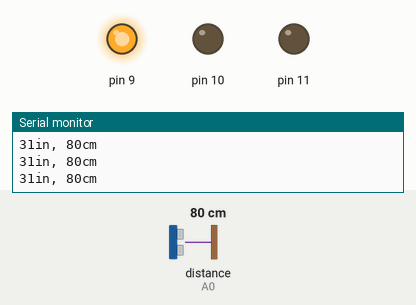
Bench run of a sketch on a simulated Arduino Uno, built with avr-gcc and run on an emulated ATmega328P. On the bench: output pins drawn as LEDs (lit = HIGH), the last lines printed to the serial monitor. Wiring (inferred from the names in the program): ultrasonic range finder: trigger A1; echo A0. The inputs (shaded band) are chosen by the test bench; at power-on: distance to the obstacle (sensor on A0) 80 cm. The echo pulse lasts 58.3 µs per cm; pins used as bus, display or sensor lines are not drawn.

Above: at 1.2 s.
1.3 s: distance to the obstacle (sensor on A0) set to 37 cm
2.8 s: distance to the obstacle (sensor on A0) set to 30 cm
At 3.2 s:
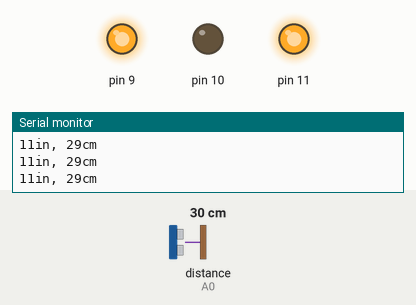
4.3 s: distance to the obstacle (sensor on A0) set to 17 cm
5.8 s: distance to the obstacle (sensor on A0) set to 14 cm
At 6.7 s:
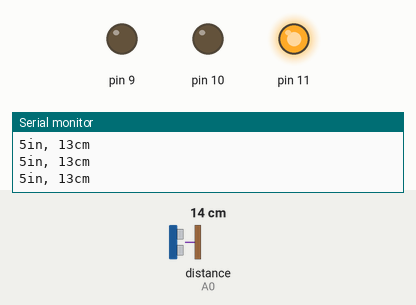
7.3 s: distance to the obstacle (sensor on A0) set to 18 cm
At 8.5 s:
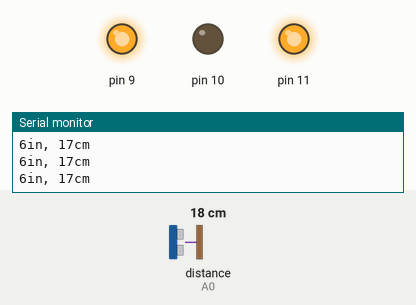
8.8 s: distance to the obstacle (sensor on A0) set to 2 cm
At 9.6 s:
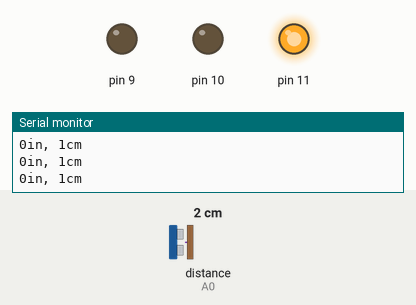
Timing chart, 0 to 11.3 s (numbered marks = the images above; inputs shaded):
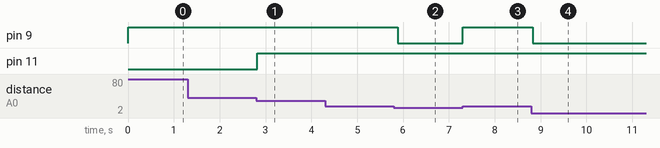

The sketch:

Ping_4Pin_RGB.ino
```cpp
/* Ping))) Sensor

   This program reads a HC-SR04 ultrasonic rangefinder (URF) and returns
   the distance to the closest object in range. To do this, it sends
   a pulse to the sensor to initiate a reading, then listens for a pulse
   to return.  The length of the returning pulse is proportional to
   the distance of the object from the sensor.

   The circuit:
	* Vcc  connection of the HC-SR04 attached to +5V
        * Echo connection of the HC-SR04 attached to A0
        * Trig connection of the HC-SR04 attached to A1
	* Gnd  connection of the HC-SR04 attached to ground

   Created   3 Nov 2008 by David A. Mellis
   Modified 30 Aug 2011 by Tom Igoe
   Modified 12 Jan 2013 by F. Zia to implement HC-SR04 4-pin interface
   Modified 03 Mar 2021 by O. Atolagbe
   Part 2:
*/

// include the library code:
class RBG_LED
{
  private:
  int redPin, bluePin,  greenPin;

  void on(int redLED, int blueLED, int greenLED) {
    digitalWrite(redPin, redLED);
    digitalWrite(bluePin, blueLED);
    digitalWrite(greenPin, greenLED);
  }

  public:
  RBG_LED(int rbgRedPin, int rbgBluePin, int rbgGreenPin){
    redPin = rbgRedPin;
    bluePin = rbgBluePin;
    greenPin = rbgGreenPin;
  }

  void begin() {
    pinMode(redPin, OUTPUT);
    pinMode(bluePin, OUTPUT);
    pinMode(greenPin, OUTPUT);
  }

  void off() {
    on(0, 0, 0);
  }

  void red() {
    on(1, 0, 0);
  }

  void blue() {
    on(0, 1, 0);
  }

  void green() {
    on(0, 0, 1);
  }

  void skyBlue() {
    on(0, 1, 1);
  }

  void yellow() {
    on(1, 0, 1);
  }

  void purple() {
    on(1, 1, 0);
  }

  void white() {
    on(1, 1, 1);
  }

  void testLED() {
    white();
    delay(500);
    yellow();
    delay(500);
    purple();
    delay(500);
    skyBlue();
    delay(500);
    green();
    delay(500);
    blue();
    delay(500);
    red();
    delay(500);
    off();
  }
};

// initialize the library with the numbers of the interface pins
RBG_LED rbg(11, 10, 9);

// Arduino pin numbers for the sensor output and input pins
const int pingEcho = A0, pingTrig = A1;

void setup() {
  // initialize serial communication
  Serial.begin(9600);
  // initialize sensor pins
  pinMode(pingEcho,  INPUT); // change A0 pin mode to digital input
  pinMode(pingTrig, OUTPUT); // change A1 pin mode to digital output

  rbg.begin();
}

void loop()
{
  // establish variables for duration of the ping,
  // and the distance result in inches and centimeters:
  long duration, inches, cm;

  // The HC-SR04 is triggered by a HIGH pulse of 2 or more microseconds.
  // Give a short LOW pulse beforehand to ensure a clean HIGH pulse
  digitalWrite(pingTrig,  LOW);
  delayMicroseconds(2);
  digitalWrite(pingTrig, HIGH);
  delayMicroseconds(10);
  digitalWrite(pingTrig,  LOW);

  // The Echo pin is used to read the signal from HC-SR04; a HIGH
  // pulse whose duration is the time (in microseconds) from the sending
  // of the ping to the reception of its echo off of an object.
  duration = pulseIn(pingEcho, HIGH);

  // convert the time into a distance
  inches = microsecondsToInches(duration);
  cm = microsecondsToCentimeters(duration);

  if (inches < 6)
  {
    rbg.red();
  } else if (inches > 12)
  {
    rbg.green();
  } else
  {
    rbg.yellow();
  }

  Serial.print(inches);
  Serial.print("in, ");
  Serial.print(cm);
  Serial.print("cm");
  Serial.println();

  delay(100);
}

long microsecondsToInches(long microseconds)
{
  // According to the Ping sensor datasheet, there are
  // 73.746 microseconds per inch (i.e. sound travels at 1130 feet per
  // second).  This gives the distance travelled by the ping, outbound
  // and return, so we divide by 2 to get the distance of the obstacle.

  return microseconds / 73.8 / 2;
}

long microsecondsToCentimeters(long microseconds)
{
  // The speed of sound is 340 m/s or 29 microseconds per centimeter.
  // The ping travels out and back, so to find the distance of the
  // object we take half of the distance travelled.

  return microseconds / 28.9 / 2;
}
```

Measured:
- the behaviour switches between 34 and 33 cm on distance to the obstacle (sensor on A0) (found by bisection; images 0 and 1)
- the behaviour switches between 16 and 15 cm on distance to the obstacle (sensor on A0) (found by bisection; images 1 and 2)
- after the input at 2.8 s, pin 11: LOW → HIGH at once
- after the input at 5.8 s, pin 9: HIGH → LOW after 0.08 s
- after the input at 7.3 s, pin 9: LOW → HIGH at once
- after the input at 8.8 s, pin 9: HIGH → LOW at once
